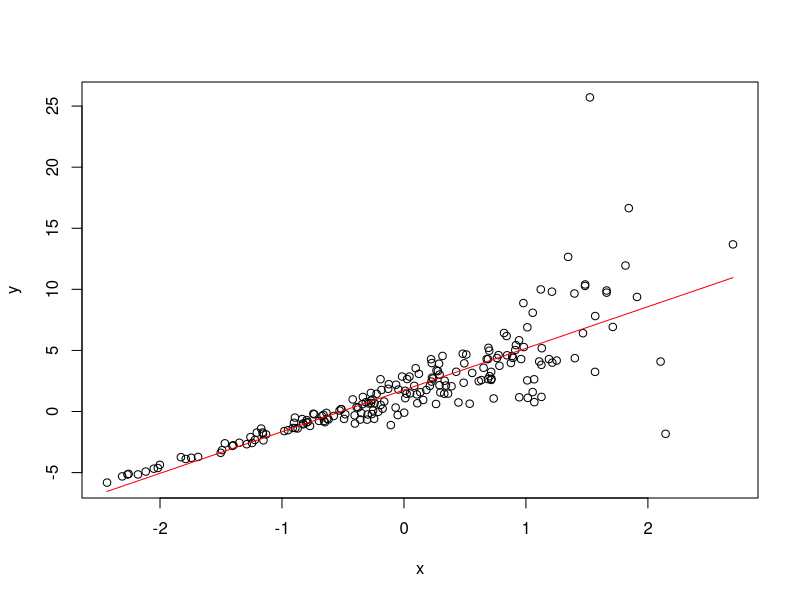

Reproduce this figure in R. (Note: this script raises an error after producing the figure.)
## ---- chunk 1
knitr::opts_chunk$set(echo = TRUE)
## ---- chunk 2
# Task 1
set.seed(3047) # replace "765" with your student ID.
n <- 200  
x <- rnorm(n)

residual_std <- exp(x) # error standard deviation is exponential w.r.t. x values

y <- 1.5+3*x + residual_std*rnorm(n)

plot(x, y)

#Task2
fit <- lm(y~x)
summary(fit)

lines(x, (1.7607+3.4102*x), col = 'red')
#Confident interval of the predictions
confint(fit)

sandwich_se = sqrt(diag(vcovHC(fit)))
sandwich_se


coef(fit)-1.96*sandwich_se
coef(fit)+1.96*sandwich_se

z_stat <- coef(fit)/sandwich_se

p_value <- exp(-0.717*z_stat - 0.416*z_stat^2)


## ---- chunk 3




